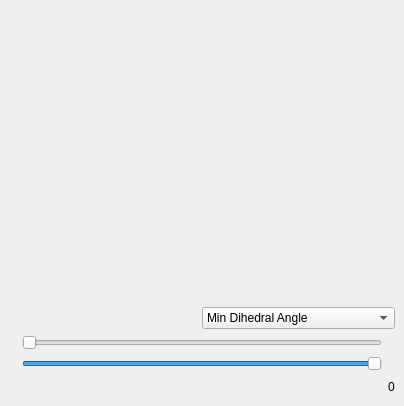
<?xml version="1.0" encoding="UTF-8"?>
<ui version="4.0">
 <class>TetraFilterWidget</class>
 <widget class="QDockWidget" name="TetraFilterWidget">
  <property name="geometry">
   <rect>
    <x>0</x>
    <y>0</y>
    <width>404</width>
    <height>406</height>
   </rect>
  </property>
  <property name="windowTitle">
   <string>Tetrahedra Properties</string>
  </property>
  <widget class="QWidget" name="dockWidgetContents">
   <layout class="QVBoxLayout" name="verticalLayout_2">
    <item>
     <spacer name="verticalSpacer">
      <property name="orientation">
       <enum>Qt::Vertical</enum>
      </property>
      <property name="sizeHint" stdset="0">
       <size>
        <width>20</width>
        <height>40</height>
       </size>
      </property>
     </spacer>
    </item>
    <item>
     <layout class="QHBoxLayout" name="horizontalLayout_2">
      <item>
       <spacer name="horizontalSpacer">
        <property name="orientation">
         <enum>Qt::Horizontal</enum>
        </property>
        <property name="sizeHint" stdset="0">
         <size>
          <width>40</width>
          <height>20</height>
         </size>
        </property>
       </spacer>
      </item>
      <item>
       <widget class="QComboBox" name="filterBox">
        <property name="sizePolicy">
         <sizepolicy hsizetype="MinimumExpanding" vsizetype="Fixed">
          <horstretch>0</horstretch>
          <verstretch>0</verstretch>
         </sizepolicy>
        </property>
        <item>
         <property name="text">
          <string>Min Dihedral Angle</string>
         </property>
        </item>
        <item>
         <property name="text">
          <string>Max Dihedral Angle</string>
         </property>
        </item>
        <item>
         <property name="text">
          <string>Radius - Radius Ratio</string>
         </property>
        </item>
        <item>
         <property name="text">
          <string>Volume</string>
         </property>
        </item>
       </widget>
      </item>
     </layout>
    </item>
    <item>
     <layout class="QVBoxLayout" name="verticalLayout">
      <item>
       <layout class="QHBoxLayout" name="horizontalLayout" stretch="0,1,0">
        <item>
         <widget class="QLabel" name="minMinLabel">
          <property name="text">
           <string/>
          </property>
         </widget>
        </item>
        <item>
         <widget class="QSlider" name="minSlider">
          <property name="maximum">
           <number>100</number>
          </property>
          <property name="value">
           <number>0</number>
          </property>
          <property name="orientation">
           <enum>Qt::Horizontal</enum>
          </property>
          <property name="tickPosition">
           <enum>QSlider::NoTicks</enum>
          </property>
          <property name="tickInterval">
           <number>1</number>
          </property>
         </widget>
        </item>
        <item>
         <widget class="QLabel" name="minMaxLabel">
          <property name="text">
           <string/>
          </property>
         </widget>
        </item>
       </layout>
      </item>
      <item>
       <layout class="QHBoxLayout" name="horizontalLayout_4">
        <item>
         <widget class="QLabel" name="maxMinLabel">
          <property name="text">
           <string/>
          </property>
         </widget>
        </item>
        <item>
         <widget class="QSlider" name="maxSlider">
          <property name="maximum">
           <number>100</number>
          </property>
          <property name="value">
           <number>100</number>
          </property>
          <property name="orientation">
           <enum>Qt::Horizontal</enum>
          </property>
         </widget>
        </item>
        <item>
         <widget class="QLabel" name="maxMaxLabel">
          <property name="text">
           <string/>
          </property>
         </widget>
        </item>
       </layout>
      </item>
      <item>
       <layout class="QHBoxLayout" name="horizontalLayout_3">
        <item>
         <spacer name="horizontalSpacer_2">
          <property name="orientation">
           <enum>Qt::Horizontal</enum>
          </property>
          <property name="sizeHint" stdset="0">
           <size>
            <width>40</width>
            <height>20</height>
           </size>
          </property>
         </spacer>
        </item>
        <item>
         <widget class="QLabel" name="valueLabel">
          <property name="text">
           <string>0</string>
          </property>
         </widget>
        </item>
       </layout>
      </item>
     </layout>
    </item>
   </layout>
  </widget>
 </widget>
 <resources/>
 <connections/>
</ui>
